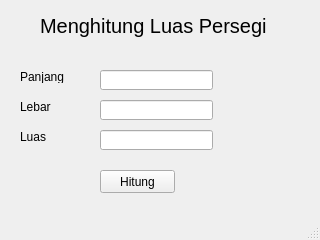
<?xml version="1.0" encoding="UTF-8"?>
<ui version="4.0">
 <class>MainWindow</class>
 <widget class="QMainWindow" name="MainWindow">
  <property name="geometry">
   <rect>
    <x>0</x>
    <y>0</y>
    <width>320</width>
    <height>240</height>
   </rect>
  </property>
  <property name="windowTitle">
   <string>MainWindow</string>
  </property>
  <widget class="QWidget" name="centralwidget">
   <widget class="QLabel" name="label">
    <property name="geometry">
     <rect>
      <x>40</x>
      <y>10</y>
      <width>231</width>
      <height>31</height>
     </rect>
    </property>
    <property name="font">
     <font>
      <pointsize>15</pointsize>
     </font>
    </property>
    <property name="text">
     <string>Menghitung Luas Persegi</string>
    </property>
   </widget>
   <widget class="QLabel" name="label_2">
    <property name="geometry">
     <rect>
      <x>20</x>
      <y>70</y>
      <width>47</width>
      <height>13</height>
     </rect>
    </property>
    <property name="text">
     <string>Panjang</string>
    </property>
   </widget>
   <widget class="QLineEdit" name="txtPanjang">
    <property name="geometry">
     <rect>
      <x>100</x>
      <y>70</y>
      <width>113</width>
      <height>20</height>
     </rect>
    </property>
   </widget>
   <widget class="QLabel" name="label_3">
    <property name="geometry">
     <rect>
      <x>20</x>
      <y>100</y>
      <width>47</width>
      <height>13</height>
     </rect>
    </property>
    <property name="text">
     <string>Lebar</string>
    </property>
   </widget>
   <widget class="QLineEdit" name="txtLebar">
    <property name="geometry">
     <rect>
      <x>100</x>
      <y>100</y>
      <width>113</width>
      <height>20</height>
     </rect>
    </property>
   </widget>
   <widget class="QLabel" name="label_4">
    <property name="geometry">
     <rect>
      <x>20</x>
      <y>130</y>
      <width>47</width>
      <height>13</height>
     </rect>
    </property>
    <property name="text">
     <string>Luas</string>
    </property>
   </widget>
   <widget class="QLineEdit" name="txtLuas">
    <property name="geometry">
     <rect>
      <x>100</x>
      <y>130</y>
      <width>113</width>
      <height>20</height>
     </rect>
    </property>
   </widget>
   <widget class="QPushButton" name="btnHitung">
    <property name="geometry">
     <rect>
      <x>100</x>
      <y>170</y>
      <width>75</width>
      <height>23</height>
     </rect>
    </property>
    <property name="text">
     <string>Hitung</string>
    </property>
   </widget>
  </widget>
  <widget class="QMenuBar" name="menubar">
   <property name="geometry">
    <rect>
     <x>0</x>
     <y>0</y>
     <width>320</width>
     <height>21</height>
    </rect>
   </property>
  </widget>
  <widget class="QStatusBar" name="statusbar"/>
 </widget>
 <resources/>
 <connections/>
</ui>
